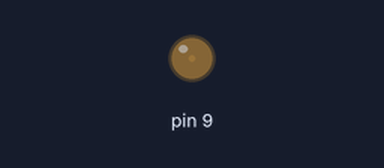
Bench run of a sketch on a simulated Arduino Uno, built with avr-gcc and run on an emulated ATmega328P. On the bench: output pins drawn as LEDs (lit = HIGH).

Above: at 0.05 s.
At 0.6 s:
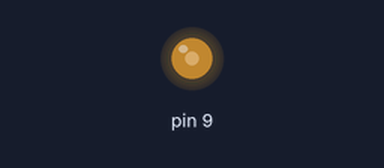
At 1.15 s:
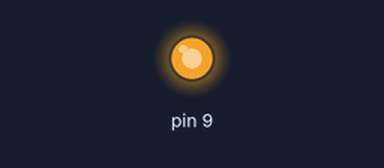
At 2.25 s:
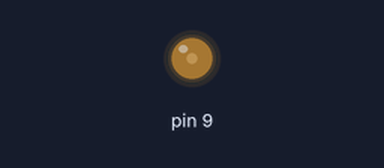
Timing chart, 0 to 5.9 s (numbered marks = the images above):
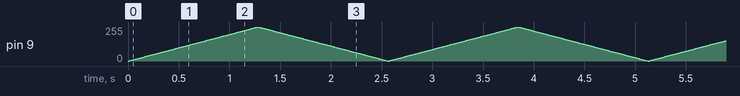

The sketch:

fade.ino
```cpp
int brightness = 0;

void setup()
{
  pinMode(9, OUTPUT);
}

void loop()
{
  for (brightness = 0; brightness <= 255; brightness += 2) {
    analogWrite(9, brightness);
    delay(10);
  }
  for (brightness = 255; brightness >= 0; brightness -= 2) {
    analogWrite(9, brightness);
    delay(10);
  }
}
```
